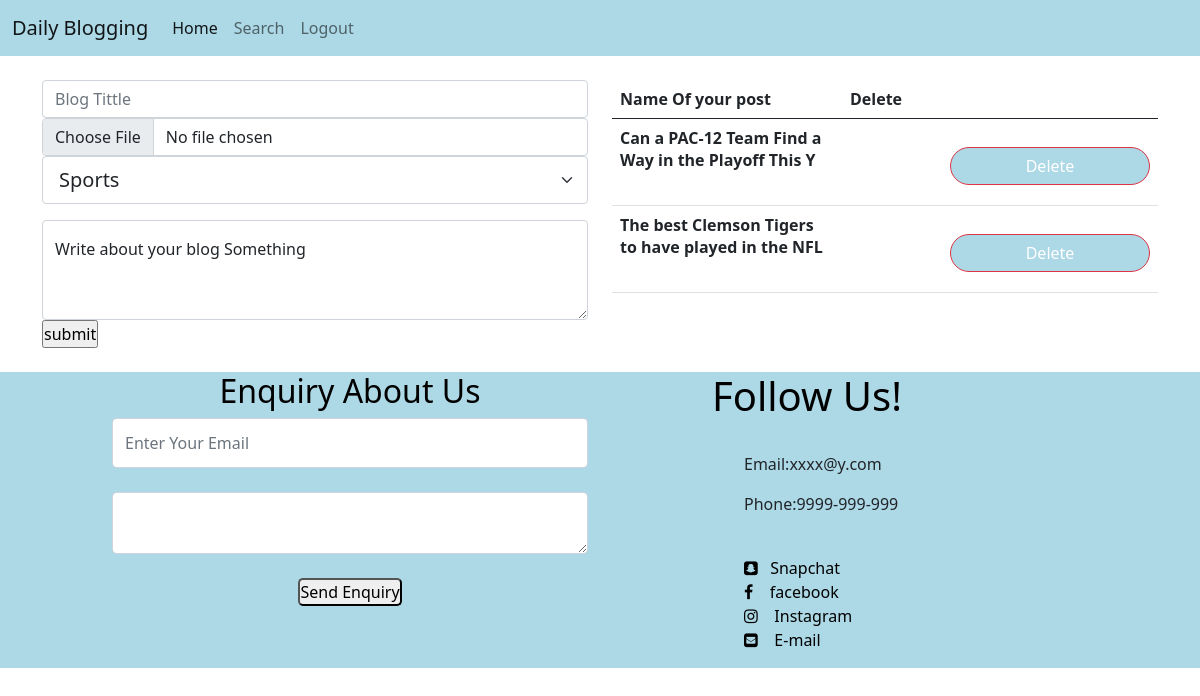
Page /add (signed in) on the committed database.
### s2/models.py (models this page shows, shortened)
class post(models.Model):
    title=models.CharField(max_length=50)
    post=models.TextField()
    Image=models.ImageField(upload_to='image/')
    cate=models.ForeignKey(cat,on_delete=CASCADE,null=True)
    user=models.CharField(max_length=100,default="from website")
    email=EmailField(default="rk0901308@gmail.com")

### s2/views.py (the view, shortened to what this page needs)
# urls.py: path('add',views.add,name="add"),
def add(request):
    c=cat.objects.all()
    m=request.session.get('email')
    k=post.objects.filter(email=m)
    return render(request,'addpost.html',{'post':k,"cat":c})

### s2/templates/addpost.html (shortened to what this page needs)
{% extends 'index.html'%}
{%block content%}
<div class="container">
    <div class="row">
        <div class="col-sm-6">
            <form action="{% url 'add'%}" method="POST" enctype="multipart/form-data">
                <input type="text" class="form-control" name="tittle" placeholder="Blog Tittle">
                <input type="file" class="form-control" name="myfile">
                <select class="form-select form-select-lg mb-3"  name="category" aria-label=".form-select-lg example">
                  {% for i in cat %}
                  <option value="{{i.category}}">{{i.category}}</option>
                  {%endfor%}
                </select>
                <div class="form-floating">
                    <textarea class="form-control" placeholder="Leave a comment here" name="para" id="floatingTextarea2" style="height: 100px"></textarea>
                    <label for="floatingTextarea2">Write about your blog  Something</label>
                  </div>
                <input type="submit" value="submit">
            </form>
        </div>
        <div class="col-sm-6">
            <table class="table">
                <thead>
                  <tr>
                    <th scope="col"> Name Of your post</th>
                    <th scope="col">Delete</th>
                  </tr>
                </thead>
                <tbody>
                    {% for i in post %}
                  <tr>
                      <form  action="{% url 'del' i.id %}" method="POST">
                    <th scope="row">{{i.title}}</th>
                    <td><button type="submit" class="btn btn-danger" value="{{i.id}}">Delete</button></td>
                    </form>
                  </tr>
                  {%endfor%}
                </tbody>
              </table>
        </div>
    </div>
</div>
{%endblock%}

### s2/static/k.css (style rules this page uses)
* { margin: 0; padding: 0; }
.btn { border: hsla(hue, saturation, lightness, alpha); background-color:lightblue; margin-left: 1px; width:200px; margin-left: 100px; border-radius: 20px; margin-top: 20px; margin-bottom: 12px; }

### rows in the picture
post: title "Can a PAC-12 Team Find a Way in the Playoff This Y", {{ i.id }} 18 (drawn)
post: title "The best Clemson Tigers to have played in the NFL", {{ i.id }} 19 (drawn)

### other values in the picture
form field category "Sports"
